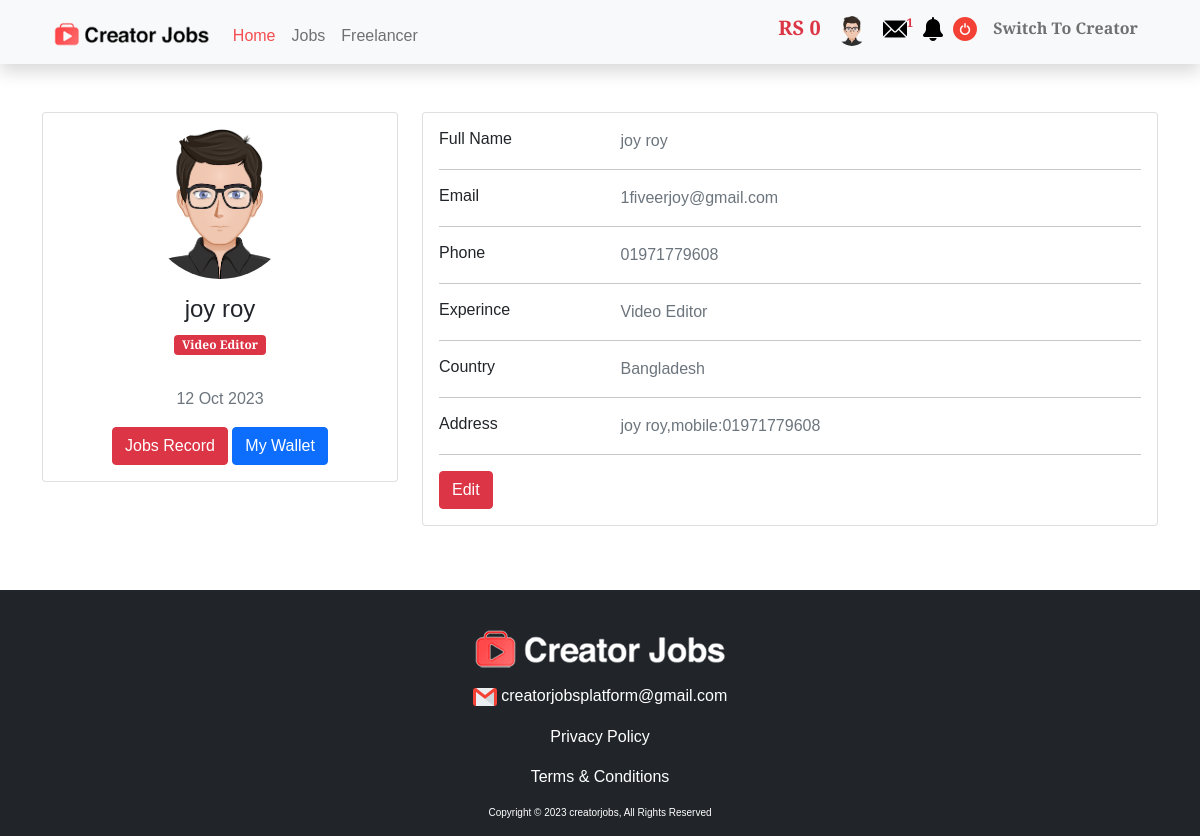
The app's page /profile.php (signed in) with its own data.
### tables this page shows
CREATE TABLE `users` (
  `id` int(255) NOT NULL,
  `name` varchar(255) NOT NULL,
  `email` varchar(255) NOT NULL,
  `want` varchar(255) NOT NULL,
  `experince` varchar(255) NOT NULL,
  `country` varchar(255) NOT NULL,
  `password` varchar(255) NOT NULL,
  `cookie` varchar(255) NOT NULL,
  `date` varchar(255) NOT NULL,
  `avatar` varchar(255) NOT NULL,
  `phone` varchar(255) NOT NULL,
  `address` varchar(500) NOT NULL,
  `about` varchar(1000) NOT NULL,
  `blance` int(255) NOT NULL
);

### function.php (called while the page is built, shortened)
<?php
if(isset($_COOKIE["login"])){
    $cok=$_COOKIE["login"];
    include_once("config.php");
$selectQuery = "SELECT * FROM `users` WHERE `cookie`='$cok'";
$runQ = mysqli_query($conn,$selectQuery);
if ($runQ == true) {
while ($alldata = mysqli_fetch_array($runQ )) {
   $id= $alldata["id"];
   $name= $alldata["name"];
   $email= $alldata["email"];
   $want= $alldata["want"];
   $experince= $alldata["experince"];
   $country= $alldata["country"];
   $date= $alldata["date"];
   $avatar= $alldata["avatar"];
   $phone= $alldata["phone"];
   $address= $alldata["address"];
   $blance= $alldata["blance"];
}
}
}
?>

### profile.php (the view, shortened to what this page needs)
<?php include_once("header.php"); ?>
<div class="container mt-5">
    <div class="main-body">
          <div class="row gutters-sm">
            <div class="col-md-4 mb-3">
              <div class="card">
                <div class="card-body">
                  <div class="d-flex flex-column align-items-center text-center">
                    <img src="img/<?php echo $avatar ;?>" alt="Admin" class="rounded-circle" width="150" height="150">
                    <div class="mt-3">
                      <h4><?php echo $name;?></h4>
                      <p class="badge bg-danger"><?php echo $experince;?></p>
                      <p class="text-muted font-size-sm"><?php echo $date;?></p>
                      <?php if($want==1){?>
                      <button class="btn btn-danger" onclick="location.href='user-all-jobs'">See Your Jobs</button>
                      <button class="btn btn-primary" onclick="location.href='wallet'">My Wallet</button>
                      <?php }else{?>
                        <button class="btn btn-danger" onclick="location.href='applied-jobs'">Jobs Record</button>
                      <button class="btn btn-primary" onclick="location.href='wallet'">My Wallet</button>
                        <?php } ?>
                    </div>
                  </div>
                </div>
              </div>
            </div>
            <div class="col-md-8">
              <div class="card mb-3">
                <div class="card-body">
                  <div class="row">
                    <div class="col-sm-3">
                      <h6 class="mb-0">Full Name</h6>
                    </div>
                    <div class="col-sm-9 text-secondary">
                    <?php echo $name;?>
                    </div>
                  </div>
                  <hr>
                  <div class="row">
                    <div class="col-sm-3">
                      <h6 class="mb-0">Email</h6>
                    </div>
                    <div class="col-sm-9 text-secondary">
                    <?php echo $email;?>
                    </div>
                  </div>
                  <hr>
                  <div class="row">
                    <div class="col-sm-3">
                      <h6 class="mb-0">Phone</h6>
                    </div>
                    <div class="col-sm-9 text-secondary">
                    <?php echo $phone;?>
                    </div>
                  </div>
                  <hr>
<?php
if($want==0){
?>
                  <div class="row">
                    <div class="col-sm-3">
                      <h6 class="mb-0">Experince</h6>
                    </div>
                    <div class="col-sm-9 text-secondary">
                    <?php echo $experince;?>
                    </div>
                  </div>
                  <hr>
<?php
}
?>
                  <div class="row">
                    <div class="col-sm-3">
                      <h6 class="mb-0">Country</h6>
                    </div>
                    <div class="col-sm-9 text-secondary">
                    <?php echo $country;?>
                    </div>
                  </div>
                  <hr>
                  <div class="row">
                    <div class="col-sm-3">
                      <h6 class="mb-0">Address</h6>
                    </div>
                    <div class="col-sm-9 text-secondary">
                    <?php echo $address;?>
                    </div>
                  </div>
                  <hr>
                  <div class="row">
                    <div class="col-sm-12">
                      <a class="btn btn-danger "href="setting">Edit</a>
                    </div>
                  </div>
                </div>
              </div>
                </div>
              </div>
            </div>
          </div>
<?php include_once("footer.php");?>

### header.php (shortened to what this page needs)
<?php
include_once("function.php");?>
<!DOCTYPE html>
<html>
<head>
    <link rel="stylesheet" type="text/css" href="css/style.css">
  <link rel="stylesheet" href="css/libs/animate.css">
  <link rel="stylesheet" href="css/site.css">
  <link rel="stylesheet" type="text/css" href="./slick/slick.css">
  <link rel="stylesheet" type="text/css" href="./slick/slick-theme.css">
<link href="https://cdn.jsdelivr.net/npm/bootstrap@5.0.2/dist/css/bootstrap.min.css" rel="stylesheet">
</head>
<body>
<div class="container-fluid shadow bg-light">
<div class="container">
<nav class="navbar navbar-expand-lg navbar-light bg-light">
    <div class="container-fluid">
        <a href="index" class="navbar-brand">
            <img src="img/logo.png" height="24" alt="CoolBrand">
        </a>
        <div class="collapse navbar-collapse" id="navbarCollapse">
            <div class="navbar-nav mt-2">
                <a href="home" class="nav-item nav-link" style="color: #f54e50;">Home</a>
                <a href="jobs" class="nav-item nav-link">Jobs</a>
                  <a href="talent" class="nav-item nav-link">Freelancer</a>
            </div>
            <div class="navbar-nav ms-auto">
            <?php
if(isset($_COOKIE["login"])){
$message="SELECT * FROM `message` WHERE `user_id`='$id'";
$runmessage = mysqli_query($conn,$message);
$checkmessage=mysqli_num_rows($runmessage);
    echo  '<a href="wallet" class="nav-item nav-link h5 text-danger"><b>RS '.$blance.'</b></a>';
       echo  '<a href="profile" class="nav-item nav-link"><img src="img/'.$avatar.'" class="rounded-circle" width="30px" height="30px"></a>';
?>
        <a href="message" class="nav-item nav-link"><img src="img/message.png" ><sup class="text-danger"><b><?php
          if($checkmessage>0){
            echo "1";
          }
          ?></b></sup></a>
<?php }
?>
<?php
if(isset($_COOKIE["login"])){?>
    <div class="dropdown mt-2">
  <img class=" dropdown-toggle" src="img/bell.png" id="dropdownMenuButton2" data-bs-toggle="dropdown" aria-expanded="false">
</div>
<?php
}
?>
            <?php
if(!isset($_COOKIE["login"])){
    echo '<a href="login" class="nav-item nav-link">Login</a>';
}else{
    echo  '<a href="logout" class="nav-item nav-link"><img src="img/logout.png" ></a>';
}
?>
<?php
if(isset($_COOKIE["login"])){
    if($want==1){
        echo '<b><a href="seller" class="nav-item nav-link">Switch To Freelancer</a></b>';
    }else if($want==0){
        echo '<b><a href="buyer" class="nav-item nav-link">Switch To Creator</a></b>';
    }
}
?>
            </div>
        </div>
    </div>
</nav>
</div>
</div>

### css/style.css (style rules this page uses)
* { margin: 0; padding: 0; box-sizing: border-box; font-family: 'Merriweather Sans', sans-serif; }

### records on screen
users: blance "0", avatar (placeholder picture), name "joy roy", experince "Video Editor", date "12 Oct 2023", email "1fiveerjoy@gmail.com", phone "01971779608", country "Bangladesh", address "joy roy,mobile:01971779608"
